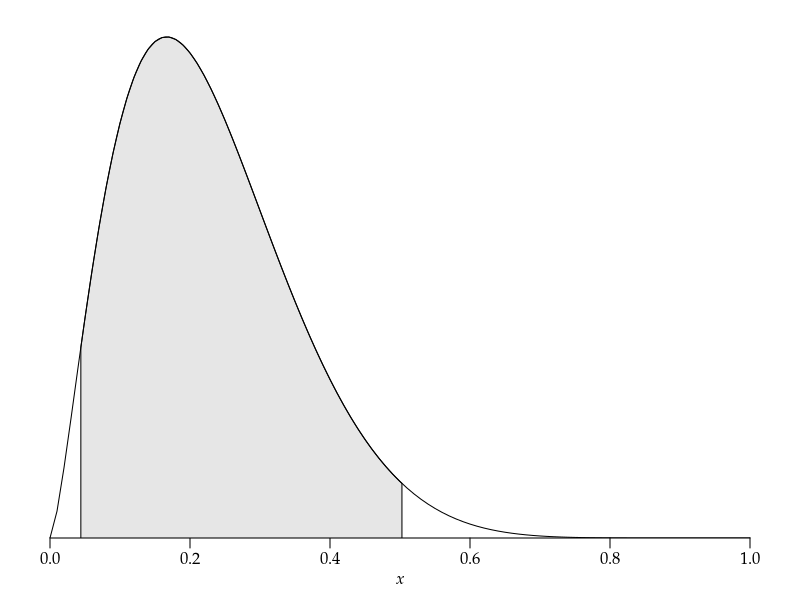

This chart was generated by the following R code: (Note: this script raises an error after producing the figure.)
args = commandArgs()
basename = sub(".R$", "", sub("^--file=(.*/)?", "", args[grep("^--file=", args)]))
if (length(basename) != 0)
    pdf(file=paste0(basename, "_tmp.pdf"), colormodel="gray", width=4, height=2.5)
par(family="Palatino")
par(mgp=c(1.5,0.5,0)) # title and axis margins. default: c(3,1,0)
par(mar=c(3,1,1,1)+0.1) # bottom, left, top, right margins. default: c(5,4,4,2)+0.1
plot(NULL, xlim=c(0,1), ylim=c(0,dbeta(0.166667,2.5,8.5)+0.1),
     xlab=expression(italic(x)), ylab="", yaxs="i", axes=FALSE)
axis(1)
q = qbeta(c(0.025,0.975), 2.5, 8.5)
x = seq(q[1], q[2], length.out=100)
fy = function(x) { dbeta(x, 2.5, 8.5) }
y = sapply(x, fy)
polygon(c(x,x[length(x)],x[1]), c(y,0,0), col=gray(0.9))
curve(fy(x), 0, 1, add=TRUE)
dev.off()
embedFonts(paste0(basename, "_tmp.pdf"), outfile=paste0(basename, ".pdf"),
           options="-c \"<</NeverEmbed []>> setdistillerparams\" -f ")
